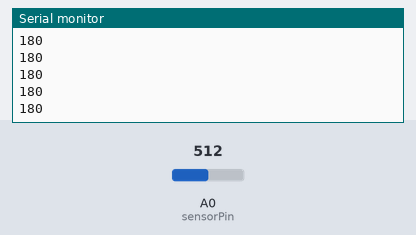
The sketch below on a simulated Arduino Uno, built with avr-gcc and run on an emulated ATmega328P. Shown: the last lines printed to the serial monitor. Inputs (shaded band) come from the test bench; at power-on: A0 (sensorPin) = 512.

Above: at 1.2 s.
1.3 s: A0 (sensorPin) set to 716
At 1.33 s:
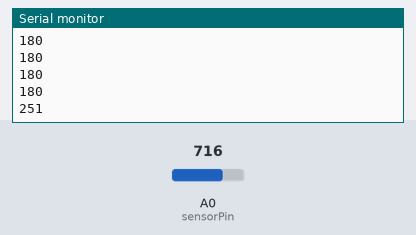
2.8 s: A0 (sensorPin) set to 900
At 2.84 s:
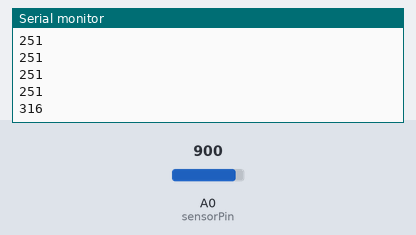
Timing chart, 0 to 5.8 s (numbered marks = the images above; inputs shaded):
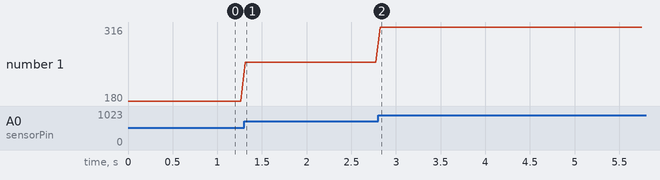

Measured:
- after the input at 1.3 s, the serial monitor: prints a new line at once (image 1)
- after the input at 2.8 s, the serial monitor: prints a new line at once (image 2)
- plotted number 1: 180 → 251 after the input at 1.3 s, 251 → 316 after the input at 2.8 s

The sketch:

game.ino
```cpp
int sensorPin = A0;    // select the input pin for the potentiometer
     // select the pin for the LED
int sensorValue = 0;  // variable to store the value coming from the sensor
int peakValue = 0;
int threshold = 50;   //set your own value based on your sensors
int noise = 5;
int sendvar = 0;
int sendvar_ex = 0;


void setup() {
  // declare the ledPin as an OUTPUT:
  Serial.begin(9600);

}

void loop() {
  // read the value from the sensor:
  sensorValue = analogRead(sensorPin);

  if (sensorValue > peakValue) {
    peakValue = sensorValue;
  }
  if (sensorValue <= threshold - noise ) {

    if (peakValue > threshold + noise) {
      // you have a peak value:
      //Serial.println(peakValue);
      // reset the peak value:
      peakValue = 0;
      return;
    }
  }


  sendvar = map(analogRead(sensorPin),0,1023,0,360);

//Serial.println(sendvar);


    int diff = abs((sendvar - sendvar_ex));

    if (diff>=5 && diff <=3){
    //if (diff>=3){

      Serial.println(sendvar_ex);


      }else {

        sendvar_ex = sendvar;
        Serial.println(sendvar);
        }

  delay(50);


}
```
